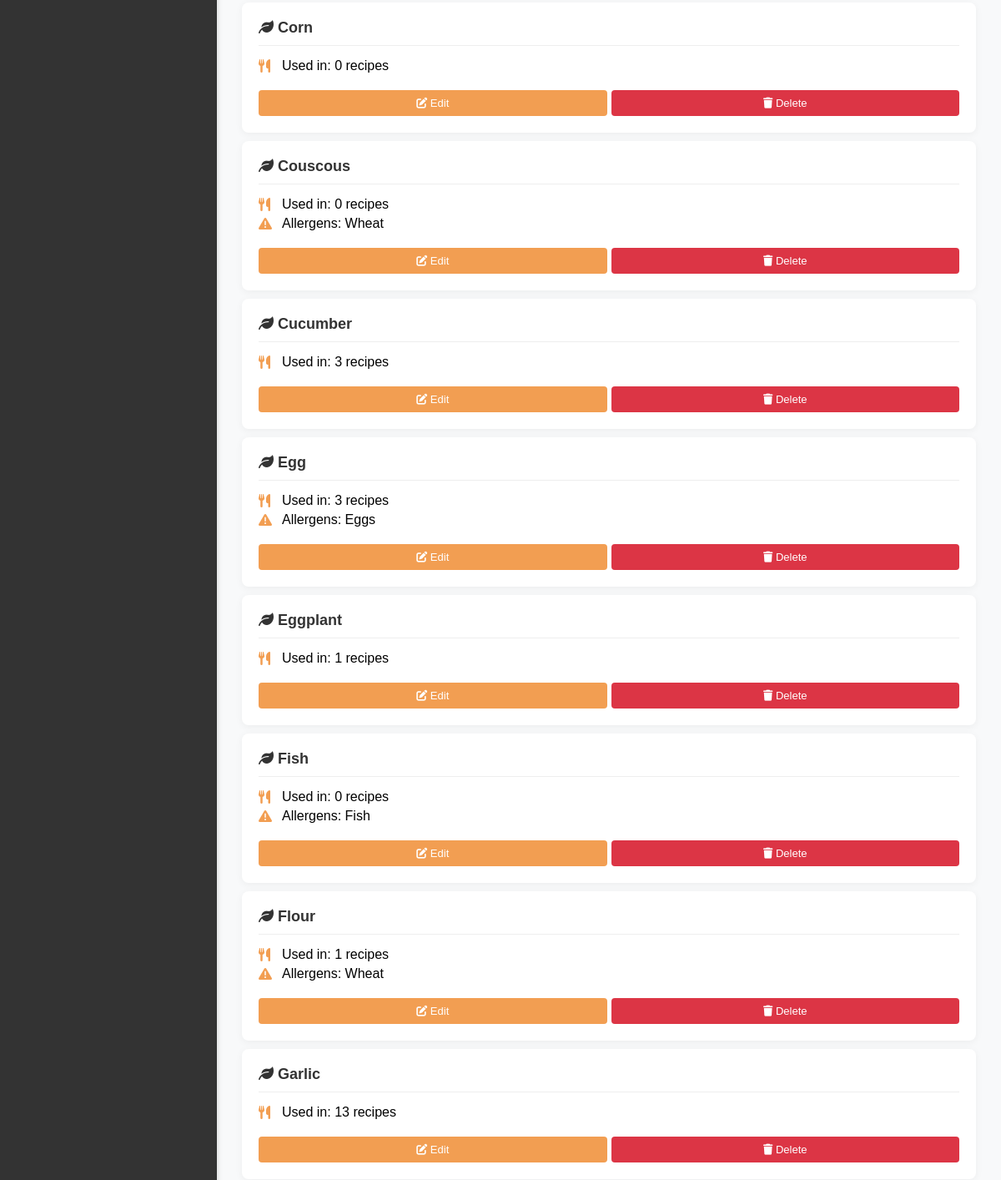
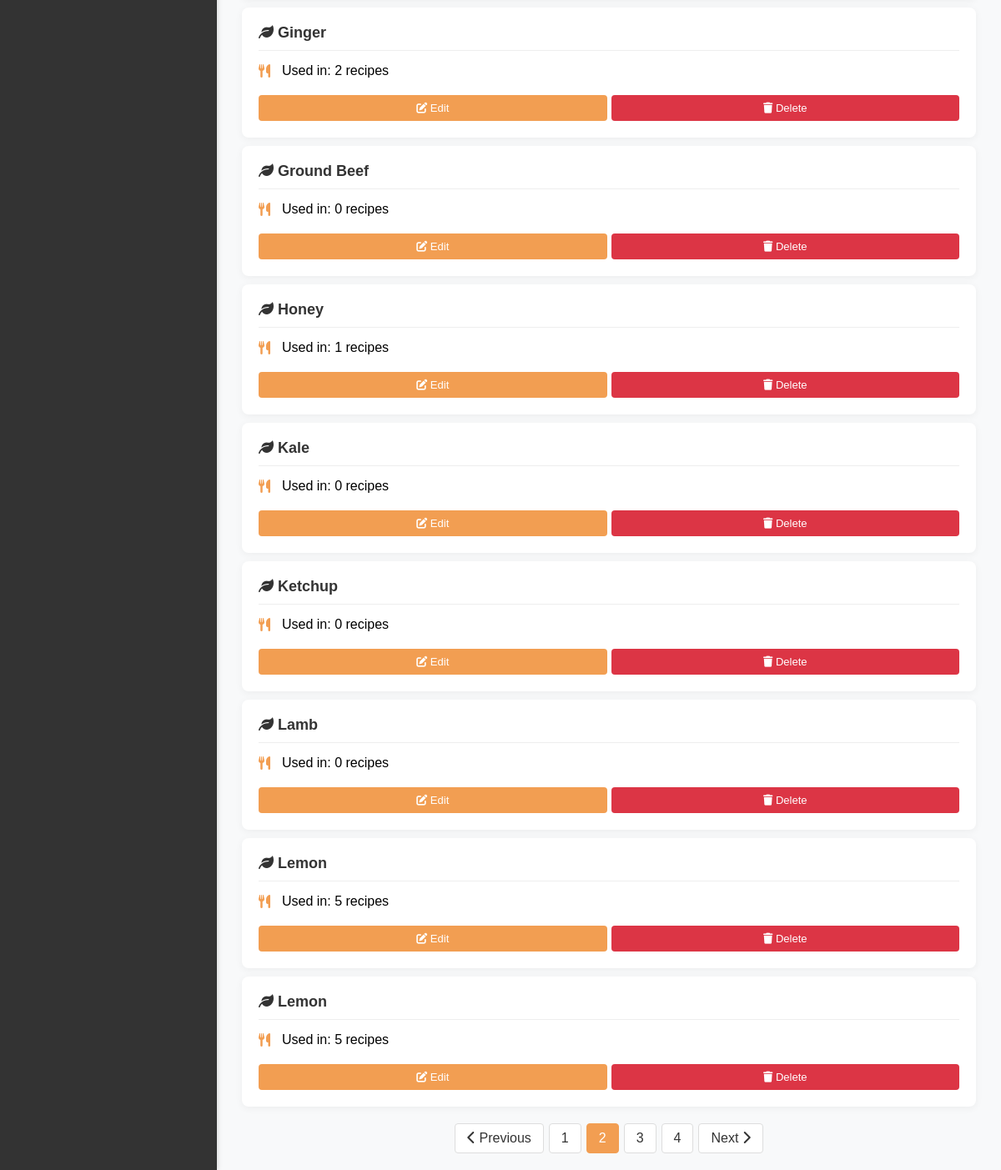
The page /index.php?action=adminIngredients&page=2 (signed in, lower part) on the database as committed earlier (2 pictures, top to bottom).
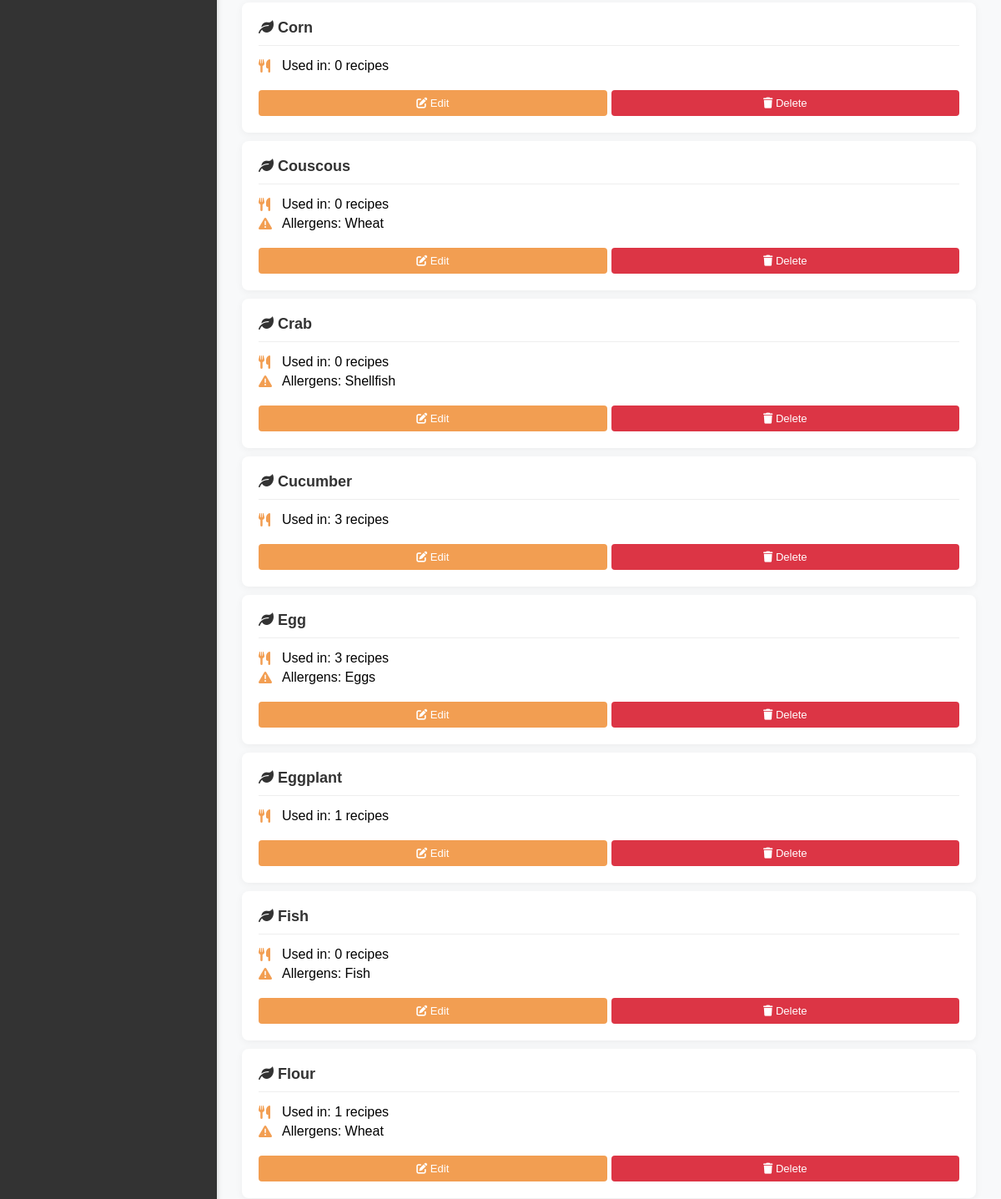
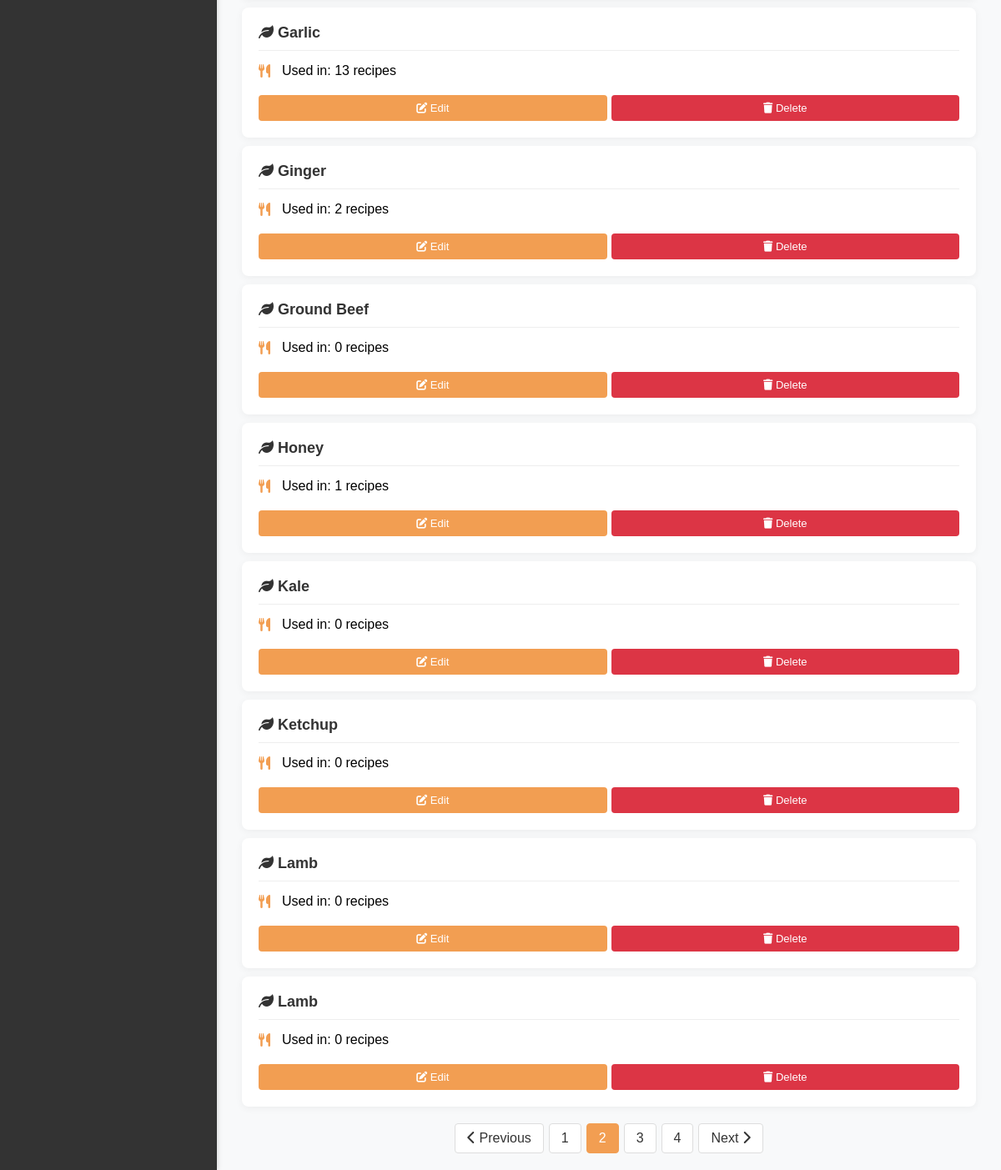
The same page on the database as committed later (2 pictures, top to bottom).
### tables this page shows
CREATE TABLE `ingredients` (
  `ingredient_id` int(11) NOT NULL,
  `name` varchar(100) NOT NULL
);

CREATE TABLE `allergies` (
  `allergy_id` int(11) NOT NULL,
  `allergy_name` varchar(50) NOT NULL
);

### controllers/AdminController.php (called while the page is built, shortened)
<?php
class AdminController {
    private $conn;
    public function __construct($conn) {
        $this->conn = $conn;
    }
    public function adminIngredients() {
        $page = isset($_GET['page']) ? (int)$_GET['page'] : 1;
        $limit = 20;
        $offset = ($page - 1) * $limit;
        $search = isset($_GET['search']) ? $_GET['search'] : '';
        if (!empty($search)) {
            $query = "SELECT i.*, COUNT(ri.id) as recipe_count
                    FROM ingredients i
                    LEFT JOIN recipe_ingredients ri ON i.ingredient_id = ri.ingredient_id
                    WHERE i.name LIKE ?
                    GROUP BY i.ingredient_id
                    ORDER BY i.name
                    LIMIT ?, ?";
            $stmt = $this->conn->prepare($query);
            $searchParam = "%" . $search . "%";
            $stmt->bind_param("sii", $searchParam, $offset, $limit);
        } else {
            $query = "SELECT i.*, COUNT(ri.id) as recipe_count
                    FROM ingredients i
                    LEFT JOIN recipe_ingredients ri ON i.ingredient_id = ri.ingredient_id
                    GROUP BY i.ingredient_id
                    ORDER BY i.name
                    LIMIT ?, ?";
            $stmt = $this->conn->prepare($query);
            $stmt->bind_param("ii", $offset, $limit);
        }
        $stmt->execute();
        $ingredients = $stmt->get_result()->fetch_all(MYSQLI_ASSOC);
        if (!empty($search)) {
            $countQuery = "SELECT COUNT(*) as total FROM ingredients WHERE name LIKE ?";
            $stmt = $this->conn->prepare($countQuery);
            $stmt->bind_param("s", $searchParam);
        } else {
            $countQuery = "SELECT COUNT(*) as total FROM ingredients";
            $stmt = $this->conn->prepare($countQuery);
        }
        $stmt->execute();
        $totalIngredients = $stmt->get_result()->fetch_assoc()['total'];
        $total_pages = ceil($totalIngredients / $limit);
        $recipeModel = new Recipe($this->conn);
        foreach ($ingredients as &$ingredient) {
            $ingredient['allergies'] = $recipeModel->getIngredientAllergies($ingredient['ingredient_id']);
        }
        include('adminviews/ingredients.php');
    }
    }
?>

### index.php (called while the page is built, shortened)
<?php
require_once 'controllers/ShoppingListController.php';
require_once 'controllers/AdminController.php';
$database = new Database();
$conn = $database->getConnection();
$router = new Router();
$userController = new UserController($conn);
$recipeController = new RecipeController($conn);
$pantryController = new PantryController($conn);
$mealPlanController = new MealPlanController($conn);
$shoppingListController = new ShoppingListController($conn);
$adminController = new AdminController($conn);
$router->addRoute('login', [$userController, 'login']);
$router->addRoute('register', [$userController, 'register']);
$router->addRoute('logout', function () {
    session_unset();
    session_destroy();
    header('Location: index.php?action=login');
    exit;
});
$router->addRoute('profile', [$userController, 'profile']);
$router->addRoute('add_recipe', [$recipeController, 'add']);
$router->addRoute('recipe_chat', [$recipeController, 'recipeChat']);
$router->addRoute('pantry', [$pantryController, 'showPantryItems']);
$router->addRoute('add', [$pantryController, 'add']);
$router->addRoute('update', [$pantryController, 'update']);
$router->addRoute('delete', [$pantryController, 'delete']);
$router->addRoute('favorite', [$recipeController, 'favorite']);
$router->addRoute('search_recipes', [$recipeController, 'searchRecipes']);
$router->addRoute('home', [$recipeController, 'displayHome']);
$router->addRoute('view_recipe', [$recipeController, 'viewRecipe']);
$router->addRoute('delete_recipe', [$recipeController, 'deleteRecipe']);
$router->addRoute('edit_recipe', [$recipeController, 'editRecipe']);
$router->addRoute('update_recipe', [$recipeController, 'updateRecipe']);
$router->addRoute('browse_recipes', [$recipeController, 'browseRecipes']);
$router->addRoute('meal_plans', [$mealPlanController, 'showMealPlans']);
$router->addRoute('shopping_list', [$shoppingListController, 'showLists']);
$router->addRoute('refresh_home_sections', [$recipeController, 'refresh_home_sections']);
$router->addRoute('getDefaultMeasurement', [$recipeController, 'getDefaultMeasurement']);
$router->addRoute('add_comment', [$recipeController, 'addComment']);
$router->addRoute('delete_comment', [$recipeController, 'deleteComment']);
$router->addRoute('pantry/bulkDelete', [$pantryController, 'bulkDelete']);
$router->addRoute('meal_plans/exportPDF', [$mealPlanController, 'exportPDF']);
$router->addRoute('meal_plans/searchRecipes', [$mealPlanController, 'searchRecipes']);
$router->addRoute('meal_plans/addMeal', [$mealPlanController, 'addMeal']);
$router->addRoute('meal_plans/getMeal', [$mealPlanController, 'getMeal']);
$router->addRoute('meal_plans/updateMeal', [$mealPlanController, 'updateMeal']);
$router->addRoute('meal_plans/removeMeal', [$mealPlanController, 'removeMeal']);
$router->addRoute('meal_plans/generateShoppingList', [$mealPlanController, 'generateShoppingList']);
$router->addRoute('adminLogin', [$adminController, 'adminLogin']);
$router->addRoute('adminLogout', [$adminController, 'adminLogout']);
$router->addRoute('adminDashboard', [$adminController, 'adminDashboard']);
$router->addRoute('adminUsers', [$adminController, 'adminUsers']);
$router->addRoute('adminViewUser', [$adminController, 'adminViewUser']);
$router->addRoute('adminRecipes', [$adminController, 'adminRecipes']);
$router->addRoute('adminViewRecipe', [$adminController, 'adminViewRecipe']);
$router->addRoute('adminIngredients', [$adminController, 'adminIngredients']);
$router->addRoute('adminAddIngredient', [$adminController, 'adminAddIngredient']);
$router->addRoute('adminEditIngredient', [$adminController, 'adminEditIngredient']);
$router->addRoute('adminDeleteIngredient', [$adminController, 'adminDeleteIngredient']);
$router->addRoute('adminCategories', [$adminController, 'adminCategories']);
$router->addRoute('adminAddCategory', [$adminController, 'adminAddCategory']);
$router->addRoute('adminEditCategory', [$adminController, 'adminEditCategory']);
$router->addRoute('adminDeleteCategory', [$adminController, 'adminDeleteCategory']);
$router->addRoute('adminDeleteUser', [$adminController, 'adminDeleteUser']);
$router->addRoute('adminDeleteRecipe', [$adminController, 'adminDeleteRecipe']);
$router->addRoute('adminUserReports', [$adminController, 'adminUserReports']);
$router->addRoute('adminRecipeReports', [$adminController, 'adminRecipeReports']);
$router->addRoute('adminAds', [$adminController, 'adminAds']);
$router->addRoute('adminAdReports', [$adminController, 'adminAdReports']);
$router->addRoute('adminExportAdReport', [$adminController, 'adminExportAdReport']);
$router->addRoute('adminExportUserReport', [$adminController, 'adminExportUserReport']);
$router->addRoute('adminExportRecipeReport', [$adminController, 'adminExportRecipeReport']);
$router->addRoute('adminSendInactivityNotice', [$adminController, 'adminSendInactivityNotice']);
$router->addRoute('logAdImpression', [$adminController, 'logAdImpression']);
$router->addRoute('adClick', [$adminController, 'adClick']);
$action = isset($_GET['action']) ? $_GET['action'] : 'home';
$router->handleRequest($action);
?>

### models/Recipe.php (called while the page is built, shortened)
<?php
class Recipe {
    private $conn;
    public function __construct($conn) {
        $this->conn = $conn;
    }
    public function getIngredientAllergies($ingredient_id) {
        $query = "SELECT a.allergy_id, a.allergy_name
                FROM allergy_ingredient_mapping aim
                JOIN allergies a ON aim.allergy_id = a.allergy_id
                WHERE aim.ingredient_id = ?";
        $stmt = $this->conn->prepare($query);
        $stmt->bind_param("i", $ingredient_id);
        $stmt->execute();
        $result = $stmt->get_result();
        $allergies = [];
        while ($row = $result->fetch_assoc()) {
            $allergies[] = $row;
        }
        return $allergies;
    }
}
?>

### adminviews/ingredients.php (the view, shortened to what the changed rows need)
<!DOCTYPE html>
<html lang="en">
<head>
    <link rel="stylesheet" href="https://cdnjs.cloudflare.com/ajax/libs/font-awesome/6.0.0/css/all.min.css">
    <link rel="stylesheet" href="assets/css/adminIngredients.css">
</head>
<body>
    <div class="admin-container">
        <main class="admin-content">
            <?php if (empty($ingredients)): ?>
                <div class="no-results">
                    <i class="fas fa-seedling"></i>
                    <h3>No ingredients found</h3>
                    <p>
                        <?php if (isset($_GET['search'])): ?>
                            No ingredients match your search criteria. Try different keywords.
                        <?php else: ?>
                            No ingredients have been added yet. Add your first ingredient to get started.
                        <?php endif; ?>
                    </p>
                    <button class="btn btn-submit" onclick="openAddIngredientModal()">Add Ingredient</button>
                </div>
            <?php else: ?>
                <?php foreach ($ingredients as $ingredient): ?>
                <div class="ingredient-card">
                    <h3 class="ingredient-name">
                        <i class="fas fa-leaf"></i>
                        <?php echo htmlspecialchars($ingredient['name'], ENT_QUOTES, 'UTF-8'); ?>
                    </h3>
                    <div class="ingredient-info">
                        <p>
                            <i class="fas fa-utensils"></i>
                            Used in: <?php echo (int) $ingredient['recipe_count']; ?> recipes
                        </p>
                        <?php if (!empty($ingredient['allergies'])): ?>
                        <p>
                            <i class="fas fa-exclamation-triangle"></i>
                            Allergens:
                            <?php
                                $allergyNames = array_map(function($allergy) {
                                    return htmlspecialchars($allergy['allergy_name'], ENT_QUOTES, 'UTF-8');
                                }, $ingredient['allergies']);
                                echo implode(', ', $allergyNames);
                            ?>
                        </p>
                        <?php endif; ?>
                    </div>
                    <div class="ingredient-actions">
                        <a href="#" class="ingredient-btn" onclick="openEditIngredientModal(<?php echo (int)$ingredient['ingredient_id']; ?>, '<?php echo addslashes(htmlspecialchars($ingredient['name'], ENT_QUOTES, 'UTF-8')); ?>', [<?php echo implode(',', array_map(function($allergy) { return (int)$allergy['allergy_id']; }, $ingredient['allergies'])); ?>])">
                            <i class="fas fa-edit"></i> Edit
                        </a>
                        <a href="index.php?action=adminDeleteIngredient&id=<?php echo (int)$ingredient['ingredient_id']; ?>"
                        class="ingredient-btn delete"
                        onclick="return confirm('Are you sure you want to delete this ingredient? It will be removed from all recipe filters.');">
                            <i class="fas fa-trash"></i> Delete
                        </a>
                    </div>
                </div>
                <?php endforeach; ?>
                <div class="pagination">
                    <?php
                        $total_pages = isset($total_pages) ? $total_pages : 1;
                        $current_page = isset($_GET['page']) ? intval($_GET['page']) : 1;
                        if ($current_page > 1):
                    ?>
                        <a href="index.php?action=adminIngredients&page=<?php echo $current_page - 1; ?>" class="pagination-link">
                            <i class="fas fa-chevron-left"></i> Previous
                        </a>
                    <?php endif; ?>
                    <?php for ($i = 1; $i <= $total_pages; $i++): ?>
                        <a href="index.php?action=adminIngredients&page=<?php echo $i; ?>"
                           class="pagination-link <?php echo ($i == $current_page) ? 'active' : ''; ?>">
                            <?php echo $i; ?>
                        </a>
                    <?php endfor; ?>
                    <?php if ($current_page < $total_pages): ?>
                        <a href="index.php?action=adminIngredients&page=<?php echo $current_page + 1; ?>" class="pagination-link">
                            Next <i class="fas fa-chevron-right"></i>
                        </a>
                    <?php endif; ?>
                </div>
            <?php endif; ?>
        </main>
    </div>
</body>
</html>

Rows that differ between the two databases and show on the page:
no longer on this page (row unchanged): ingredients: name "Lemon", recipe_count "5"
added ingredients: name "Crab", recipe_count "0"
now on this page (row unchanged): allergies: allergy_name "Shellfish"
now on one of the page's lists (row unchanged): ingredients: name "Lamb"
